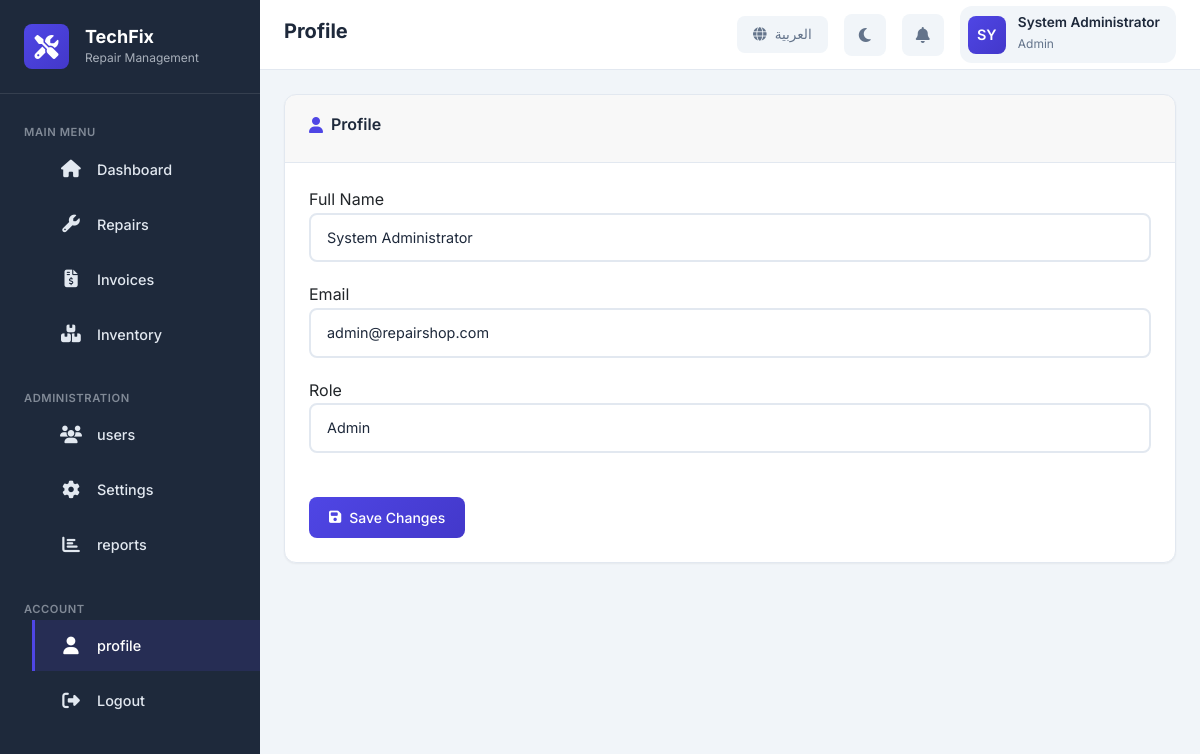
The app's page /profile.php (signed in) with its own data.
### tables this page shows
CREATE TABLE IF NOT EXISTS users (
    id INT AUTO_INCREMENT PRIMARY KEY,
    username VARCHAR(50) NOT NULL UNIQUE,
    email VARCHAR(100) NOT NULL UNIQUE,
    password VARCHAR(255) NOT NULL,
    full_name VARCHAR(100) NOT NULL,
    role ENUM('admin', 'user') DEFAULT 'user',
    avatar VARCHAR(255) DEFAULT NULL,
    language VARCHAR(5) DEFAULT 'en',
    theme VARCHAR(10) DEFAULT 'light',
    is_active TINYINT(1) DEFAULT 1,
    last_login DATETIME DEFAULT NULL,
    created_at TIMESTAMP DEFAULT CURRENT_TIMESTAMP,
    updated_at TIMESTAMP DEFAULT CURRENT_TIMESTAMP ON UPDATE CURRENT_TIMESTAMP,
    INDEX idx_email (email),
    INDEX idx_username (username),
    INDEX idx_role (role)
);

### includes/functions.php (called while the page is built, shortened)
<?php
require_once __DIR__ . '/../config/database.php';
$__translations = [];
function loadTranslations($lang = 'en') {
    $langFile = __DIR__ . '/../languages/' . $lang . '.php';
    if (file_exists($langFile)) {
        $__translations = include $langFile;
    } else {
        $__translations = include __DIR__ . '/../languages/en.php';
    }
}
function t($key, $replacements = []) {
    global $__translations;
    $text = $__translations[$key] ?? $key;
    return $text;
}
function sanitize($input) {
    return htmlspecialchars(trim($input), ENT_QUOTES, 'UTF-8');
}
function isLoggedIn() {
    return isset($_SESSION['user_id']) && !empty($_SESSION['user_id']);
}
function isAdmin() {
    return isLoggedIn() && isset($_SESSION['role']) && $_SESSION['role'] === 'admin';
}
function getCurrentUser() {
    $userId = $_SESSION['user_id'];
    return db()->fetchOne("SELECT * FROM users WHERE id = ?", [$userId]);
}

### config/database.php (called while the page is built, shortened)
<?php
class Database {
    private static $instance = null;
    private $connection;
    private function __construct() {
        try {
            $dsn = "mysql:host=" . DB_HOST . ";dbname=" . DB_NAME . ";charset=" . DB_CHARSET;
            $options = [
                PDO::ATTR_ERRMODE => PDO::ERRMODE_EXCEPTION,
                PDO::ATTR_DEFAULT_FETCH_MODE => PDO::FETCH_ASSOC,
                PDO::ATTR_EMULATE_PREPARES => false,
                PDO::MYSQL_ATTR_INIT_COMMAND => "SET NAMES " . DB_CHARSET
            ];
            $this->connection = new PDO($dsn, DB_USER, DB_PASS, $options);
        } catch (PDOException $e) {
            die("Database Connection Failed: " . $e->getMessage());
        }
    }
    public static function getInstance() {
        if (self::$instance === null) {
            self::$instance = new self();
        }
        return self::$instance;
    }
    public function query($sql, $params = []) {
        try {
            $stmt = $this->connection->prepare($sql);
            $stmt->execute($params);
            return $stmt;
        } catch (PDOException $e) {
            error_log("Query Error: " . $e->getMessage());
            throw $e;
        }
    }
    public function fetchOne($sql, $params = []) {
        $stmt = $this->query($sql, $params);
        return $stmt->fetch();
    }
}
function db() {
    return Database::getInstance();
}

### profile.php (the view, shortened to what this page needs)
<?php
require_once __DIR__ . '/includes/functions.php';
include 'includes/header.php';
?>
<div class="card fade-in">
    <div class="card-header">
        <h3 class="card-title"><i class="fas fa-user"></i> <?php echo $lang === 'ar' ? 'الملف الشخصي' : 'Profile'; ?></h3>
    </div>
    <div class="card-body">
        <form method="post" action="profile.php">
            <div class="form-group">
                <label><?php echo $lang === 'ar' ? 'الاسم الكامل' : 'Full Name'; ?></label>
                <input type="text" name="full_name" class="form-control" value="<?php echo sanitize($currentUser['full_name']); ?>" required>
            </div>
            <div class="form-group mt-2">
                <label><?php echo $lang === 'ar' ? 'البريد الإلكتروني' : 'Email'; ?></label>
                <input type="email" name="email" class="form-control" value="<?php echo sanitize($currentUser['email']); ?>" required>
            </div>
            <div class="form-group mt-2">
                <label><?php echo $lang === 'ar' ? 'الدور' : 'Role'; ?></label>
                <input type="text" class="form-control" value="<?php echo sanitize(ucfirst($currentUser['role'])); ?>" readonly>
            </div>
            <button type="submit" class="btn btn-primary mt-3"><i class="fas fa-save"></i> <?php echo $lang === 'ar' ? 'حفظ التغييرات' : 'Save Changes'; ?></button>
        </form>
    </div>
</div>
<?php include 'includes/footer.php';

### includes/header.php (shortened to what this page needs)
<?php
$currentUser = getCurrentUser();
$userInitials = strtoupper(substr($currentUser['full_name'], 0, 2));
$lang = $_SESSION['language'] ?? 'en';
$theme = $_SESSION['theme'] ?? 'light';
$isRTL = $lang === 'ar';
?>
<!DOCTYPE html>
<html lang="<?php echo $lang; ?>" dir="<?php echo $isRTL ? 'rtl' : 'ltr'; ?>" data-theme="<?php echo $theme; ?>">
<head>
    <link href="https://cdn.jsdelivr.net/npm/bootstrap@5.3.2/dist/css/bootstrap.min.css" rel="stylesheet">
    <link href="https://cdnjs.cloudflare.com/ajax/libs/font-awesome/6.4.2/css/all.min.css" rel="stylesheet">
    <link href="assets/css/style.css" rel="stylesheet">
</head>
<body>
    <div class="app-wrapper">
        <aside class="sidebar">
            <div class="sidebar-header">
                <div class="sidebar-logo">
                    <i class="fas fa-tools"></i>
                </div>
                <div class="sidebar-brand">
                    <h2>TechFix</h2>
                    <span>Repair Management</span>
                </div>
            </div>
            <nav class="sidebar-nav">
                <div class="nav-section">
                    <span class="nav-section-title"><?php echo t('main_menu'); ?></span>
                    <ul class="nav-menu">
                        <li>
                            <a href="dashboard.php" class="nav-link <?php echo basename($_SERVER['PHP_SELF']) === 'dashboard.php' ? 'active' : ''; ?>">
                                <i class="fas fa-home"></i>
                                <span><?php echo t('dashboard'); ?></span>
                            </a>
                        </li>
                        <li>
                            <a href="repairs.php" class="nav-link <?php echo basename($_SERVER['PHP_SELF']) === 'repairs.php' ? 'active' : ''; ?>">
                                <i class="fas fa-wrench"></i>
                                <span><?php echo t('repairs'); ?></span>
                            </a>
                        </li>
                        <li>
                            <a href="invoices.php" class="nav-link <?php echo basename($_SERVER['PHP_SELF']) === 'invoices.php' ? 'active' : ''; ?>">
                                <i class="fas fa-file-invoice-dollar"></i>
                                <span><?php echo t('invoices'); ?></span>
                            </a>
                        </li>
                        <li>
                            <a href="inventory.php" class="nav-link <?php echo basename($_SERVER['PHP_SELF']) === 'inventory.php' ? 'active' : ''; ?>">
                                <i class="fas fa-boxes-stacked"></i>
                                <span><?php echo t('inventory'); ?></span>
                            </a>
                        </li>
                    </ul>
                </div>
                <?php if (isAdmin()): ?>
                <div class="nav-section">
                    <span class="nav-section-title"><?php echo t('administration'); ?></span>
                    <ul class="nav-menu">
                        <li>
                            <a href="users.php" class="nav-link <?php echo basename($_SERVER['PHP_SELF']) === 'users.php' ? 'active' : ''; ?>">
                                <i class="fas fa-users"></i>
                                <span><?php echo t('users'); ?></span>
                            </a>
                        </li>
                        <li>
                            <a href="settings.php" class="nav-link <?php echo basename($_SERVER['PHP_SELF']) === 'settings.php' ? 'active' : ''; ?>">
                                <i class="fas fa-cog"></i>
                                <span><?php echo t('settings'); ?></span>
                            </a>
                        </li>
                        <li>
                            <a href="reports.php" class="nav-link <?php echo basename($_SERVER['PHP_SELF']) === 'reports.php' ? 'active' : ''; ?>">
                                <i class="fas fa-chart-bar"></i>
                                <span><?php echo t('reports'); ?></span>
                            </a>
                        </li>
                    </ul>
                </div>
                <?php endif; ?>
                <div class="nav-section">
                    <span class="nav-section-title"><?php echo $lang === 'ar' ? 'الحساب' : 'Account'; ?></span>
                    <ul class="nav-menu">
                        <li>
                            <a href="profile.php" class="nav-link <?php echo basename($_SERVER['PHP_SELF']) === 'profile.php' ? 'active' : ''; ?>">
                                <i class="fas fa-user"></i>
                                <span><?php echo t('profile'); ?></span>
                            </a>
                        </li>
                        <li>
                            <a href="logout.php" class="nav-link">
                                <i class="fas fa-sign-out-alt"></i>
                                <span><?php echo t('logout'); ?></span>
                            </a>
                        </li>
                    </ul>
                </div>
            </nav>
        </aside>
        <main class="main-content">
            <header class="header">
                <div class="header-left">
                    <h1 class="page-title"><?php echo PAGE_TITLE; ?></h1>
                </div>
                <div class="header-right">
                    <button class="toggle-btn" onclick="toggleLanguage()">
                        <i class="fas fa-globe"></i>
                        <span><?php echo $_SESSION['language'] === 'ar' ? 'English' : 'العربية'; ?></span>
                    </button>
                    <button class="header-action" onclick="toggleTheme()" title="Toggle Theme">
                        <i class="fas <?php echo $theme === 'dark' ? 'fa-sun' : 'fa-moon'; ?>" id="themeIcon"></i>
                    </button>
                    <button class="header-action" title="Notifications">
                        <i class="fas fa-bell"></i>
                    </button>
                    <div class="user-menu dropdown">
                        <div class="user-avatar"><?php echo $userInitials; ?></div>
                        <div class="user-info">
                            <h4><?php echo sanitize($currentUser['full_name']); ?></h4>
                            <span><?php echo ucfirst($currentUser['role']); ?></span>
                        </div>
                    </div>
                </div>
            </header>
            <div class="page-content">

### records on screen
users: full_name "SY", full_name "System Administrator", role "Admin", email "admin@repairshop.com"

### other values on screen
t('main_menu') "MAIN MENU"
t('dashboard') "Dashboard"
t('repairs') "Repairs"
t('invoices') "Invoices"
t('inventory') "Inventory"
t('administration') "ADMINISTRATION"
t('users') "users"
t('settings') "Settings"
t('reports') "reports"
t('profile') "profile"
t('logout') "Logout"
PAGE_TITLE "Profile"
